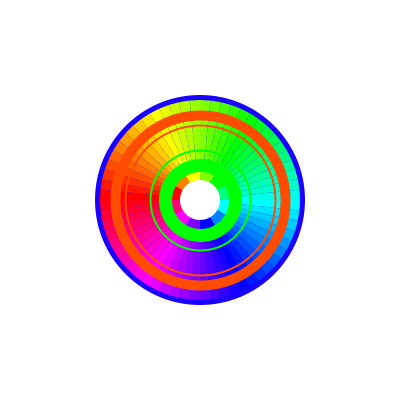
Frame 1 (no input)
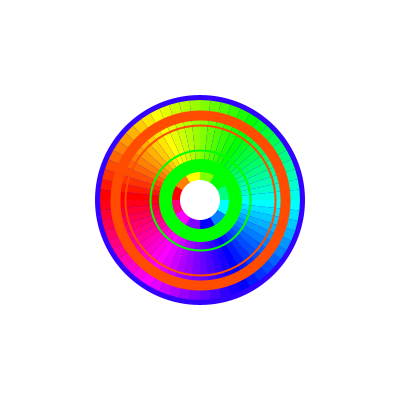
Frame 60 (the mouse pressed at the canvas centre just before this capture)
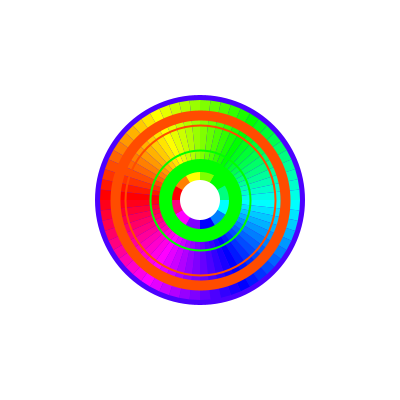
Frame 120 (the mouse held since frame 60 and released just before this capture)

The Processing sketch that drew these frames (run headless with seeded random() and noise(); from frame 60 on, the mouse is pressed at the canvas centre):

// Processing sketch: processing_172975
// ── processing_172975.pde

void setup () {
  size(400, 400);
  smooth();
}

float radius = 100;
int a = 0;



void draw(){
  noStroke();
  colorMode(HSB, 360, 360, 360);
  background(360);
  
  a = second() * 6;
  if(a<0) {a += 360;}
  
  ellipseMode(CENTER);
  fill (a, 360, 360);
  ellipse(width/2, height/2, 210, 210);
  
  
  beginShape(TRIANGLE_FAN);
  vertex(width/2, height/2);
  for (float angle=0; angle<=360; angle+=6){
    float vx = width/2 - cos(radians(angle))*radius;
    float vy = height/2 - sin(radians(angle))*radius;
    vertex(vx, vy);
    fill(angle, 360, 360);
  }
  endShape();
  
  a = minute() * 6;
  if(a<0) {a += 360;}
  
  
  strokeWeight(10);
  stroke(a, 360, 360);
  noFill ();
  ellipse(width/2, height/2, 170, 170);
  strokeWeight(2);
  ellipse(width/2, height/2, 150, 150);
  
  noStroke();
    beginShape(TRIANGLE_FAN);
  vertex(width/2, height/2);
  for (float angle=0; angle<=360; angle+=30){
    float vx = width/2 - cos(radians(angle))*40;
    float vy = height/2 - sin(radians(angle))*40;
    vertex(vx, vy);
    fill(angle, 360, 360);
  }
  endShape();
  
  int h = hour();
  if(h > 12) { h -=12;}
  a = h * 30; 
  if(a<0) {a += 360;}
  
  noFill();
  stroke(a, 360, 360);
  ellipse(width/2, height/2, 100, 100);
  strokeWeight(13);
  ellipse(width/2, height/2, 70, 70);
  
  fill(360);
  noStroke();
  ellipse(width/2, height/2, 40, 40);
  

}
